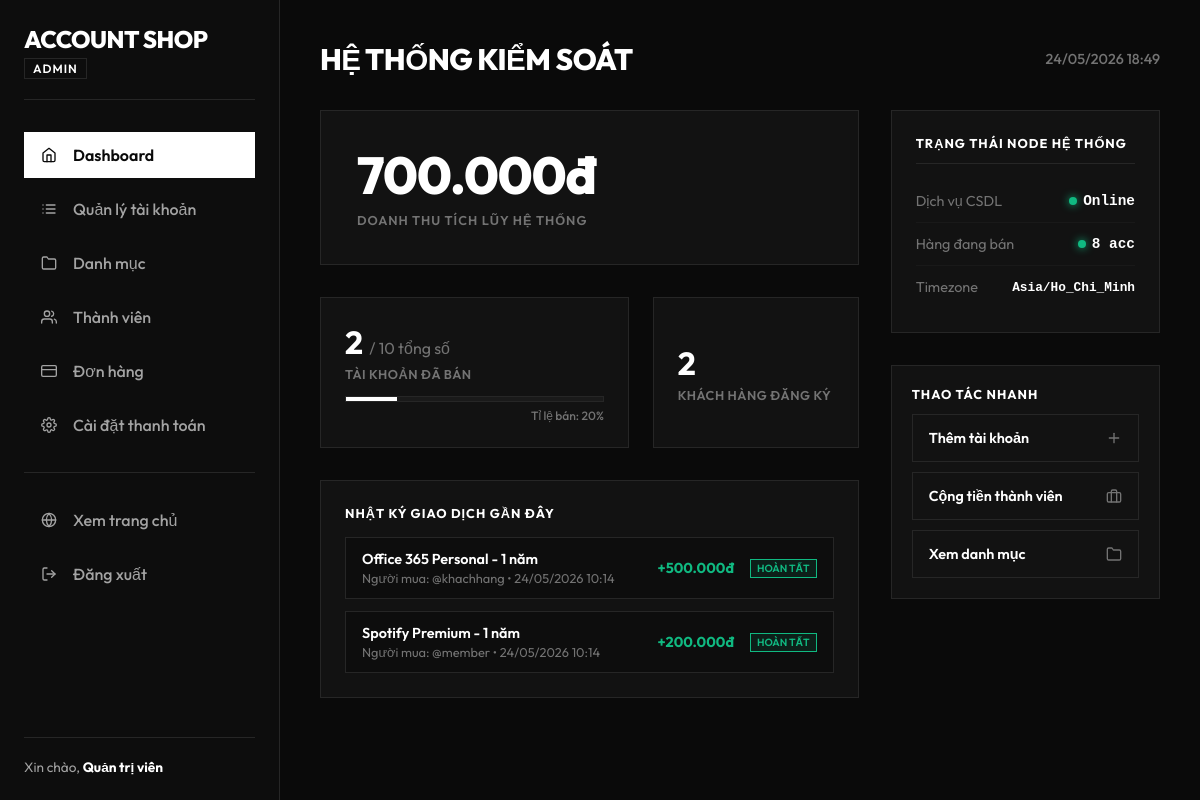
Page /admin/dashboard.php (signed in) on the committed database.
### tables this page shows
CREATE TABLE orders (
  id INT AUTO_INCREMENT PRIMARY KEY,
  user_id INT NOT NULL,
  account_id INT NOT NULL,
  price DECIMAL(15,0) NOT NULL,
  created_at DATETIME DEFAULT CURRENT_TIMESTAMP,
  FOREIGN KEY (user_id) REFERENCES users(id) ON DELETE CASCADE,
  FOREIGN KEY (account_id) REFERENCES accounts(id) ON DELETE CASCADE
);

CREATE TABLE accounts (
  id INT AUTO_INCREMENT PRIMARY KEY,
  name VARCHAR(200) NOT NULL,
  description TEXT,
  price DECIMAL(15,0) NOT NULL DEFAULT 0,
  category_id INT DEFAULT NULL,
  image VARCHAR(255) DEFAULT NULL,
  account_detail TEXT DEFAULT NULL COMMENT 'Thông tin đăng nhập',
  status ENUM('available', 'sold') DEFAULT 'available',
  created_at DATETIME DEFAULT CURRENT_TIMESTAMP,
  updated_at DATETIME DEFAULT CURRENT_TIMESTAMP ON UPDATE CURRENT_TIMESTAMP,
  FOREIGN KEY (category_id) REFERENCES categories(id) ON DELETE SET NULL
);

CREATE TABLE users (
  id INT AUTO_INCREMENT PRIMARY KEY,
  username VARCHAR(50) NOT NULL UNIQUE,
  password VARCHAR(255) NOT NULL,
  fullname VARCHAR(100) NOT NULL,
  role ENUM('admin', 'user') DEFAULT 'user',
  balance DECIMAL(15,0) NOT NULL DEFAULT 0,
  created_at DATETIME DEFAULT CURRENT_TIMESTAMP
);

### admin/dashboard.php (the view, shortened to what this page needs)
<?php
require_once __DIR__ . '/config/db.php';
$totalAccounts = $pdo->query("SELECT COUNT(*) FROM accounts")->fetchColumn();
$availableAccounts = $pdo->query("SELECT COUNT(*) FROM accounts WHERE status='available'")->fetchColumn();
$soldAccounts = $pdo->query("SELECT COUNT(*) FROM accounts WHERE status='sold'")->fetchColumn();
$totalUsers = $pdo->query("SELECT COUNT(*) FROM users WHERE role='user'")->fetchColumn();
$totalRevenue = $pdo->query("SELECT SUM(price) FROM orders")->fetchColumn() ?: 0;
$recentOrders = [];
try {
    $recentOrders = $pdo->query("
        SELECT orders.*, users.username, accounts.name AS account_name
        FROM orders
        JOIN users ON orders.user_id = users.id
        JOIN accounts ON orders.account_id = accounts.id
        ORDER BY orders.id DESC
        LIMIT 5
    ")->fetchAll();
} catch (Exception $e) {
    $recentOrders = [];
}
?>
<!DOCTYPE html>
<html lang="vi">
<head>
    <link rel="stylesheet" href="../assets/admin/css/admin.css">
</head>
<body>
    <div class="admin-layout">
        <?php include __DIR__ . '/sidebar.php'; ?>
        <main class="main-content">
            <header class="topbar">
                <h1>Hệ thống kiểm soát</h1>
                <div class="topbar-info">
                    <span><?= date('d/m/Y H:i') ?></span>
                </div>
            </header>
            <div class="content-body">
                <div class="dashboard-grid">
                    <div class="dashboard-col-main">
                        <div class="hero-stat-card">
                            <div class="hero-number"><?= number_format($totalRevenue, 0, ',', '.') ?>đ</div>
                            <div class="hero-label">Doanh thu tích lũy hệ thống</div>
                        </div>
                        <div class="asym-grid">
                            <div class="asym-card">
                                <div class="asym-number"><?= $soldAccounts ?> <span style="font-size: 1rem; font-weight: normal; color: var(--text-muted);">/ <?= $totalAccounts ?> tổng số</span></div>
                                <div class="asym-label">Tài khoản đã bán</div>
                                <div class="progress-bar-wrapper">
                                    <?php
                                    $salesRate = $totalAccounts > 0 ? round(($soldAccounts / $totalAccounts) * 100, 1) : 0;
                                    ?>
                                    <div class="progress-bar-fill" style="width: <?= $salesRate ?>%;"></div>
                                </div>
                                <div style="font-size: 0.75rem; color: var(--text-muted); margin-top: 6px; text-align: right; font-weight: 500;">
                                    Tỉ lệ bán: <?= $salesRate ?>%
                                </div>
                            </div>
                            <div class="asym-card" style="display: flex; flex-direction: column; justify-content: center;">
                                <div class="asym-number"><?= $totalUsers ?></div>
                                <div class="asym-label">Khách hàng đăng ký</div>
                            </div>
                        </div>
                        <div class="dense-table-card">
                            <div class="dense-table-title">Nhật ký giao dịch gần đây</div>
                            <div class="dense-list">
                                <?php foreach ($recentOrders as $order): ?>
                                    <div class="dense-item">
                                        <div>
                                            <div style="font-weight: 600; color: #ffffff;"><?= htmlspecialchars($order['account_name']) ?></div>
                                            <div class="dense-item-meta">
                                                Người mua: @<?= htmlspecialchars($order['username']) ?> &bull; <?= date('d/m/Y H:i', strtotime($order['created_at'])) ?>
                                            </div>
                                        </div>
                                        <div style="text-align: right; display: flex; align-items: center; gap: 16px;">
                                            <span class="dense-item-price">+<?= number_format($order['price'], 0, ',', '.') ?>đ</span>
                                            <span class="badge badge-green" style="font-size: 0.65rem; padding: 2px 6px;">Hoàn tất</span>
                                        </div>
                                    </div>
                                <?php endforeach; ?>
                            </div>
                        </div>
                    </div>
                    <div class="dashboard-col-side">
                        <div class="telemetry-card">
                            <div class="telemetry-title">Trạng thái node hệ thống</div>
                            <div class="telemetry-row">
                                <span class="telemetry-label">Dịch vụ CSDL</span>
                                <span class="telemetry-value">
                                    <span class="health-dot health-green"></span>Online
                                </span>
                            </div>
                            <div class="telemetry-row">
                                <span class="telemetry-label">Hàng đang bán</span>
                                <span class="telemetry-value">
                                    <?php if ($availableAccounts < 3): ?>
                                        <span class="health-dot health-orange"></span><?= $availableAccounts ?> acc (Thấp)
                                    <?php else: ?>
                                        <span class="health-dot health-green"></span><?= $availableAccounts ?> acc
                                    <?php endif; ?>
                                </span>
                            </div>
                            <div class="telemetry-row">
                                <span class="telemetry-label">Timezone</span>
                                <span class="telemetry-value" style="font-size: 0.8rem;">Asia/Ho_Chi_Minh</span>
                            </div>
                        </div>
                        <div class="telemetry-card" style="padding: 20px;">
                            <div class="telemetry-title" style="margin-bottom: 12px; border-bottom: none; padding-bottom: 0;">Thao tác nhanh</div>
                            <div class="actions-list">
                                <a href="crud/accounts/add.php" class="action-link">
                                    <span>Thêm tài khoản</span>
                                    <svg viewBox="0 0 24 24" width="16" height="16" stroke="currentColor" stroke-width="2" fill="none" stroke-linecap="round" stroke-linejoin="round">
                                        <line x1="12" y1="5" x2="12" y2="19"></line>
                                        <line x1="5" y1="12" x2="19" y2="12"></line>
                                    </svg>
                                </a>
                                <a href="crud/users/list.php" class="action-link">
                                    <span>Cộng tiền thành viên</span>
                                    <svg viewBox="0 0 24 24" width="16" height="16" stroke="currentColor" stroke-width="2" fill="none" stroke-linecap="round" stroke-linejoin="round">
                                        <rect x="2" y="7" width="20" height="14" rx="2" ry="2"></rect>
                                        <path d="M16 21V5a2 2 0 0 0-2-2h-4a2 2 0 0 0-2 2v16"></path>
                                    </svg>
                                </a>
                                <a href="crud/categories/list.php" class="action-link">
                                    <span>Xem danh mục</span>
                                    <svg viewBox="0 0 24 24" width="16" height="16" stroke="currentColor" stroke-width="2" fill="none" stroke-linecap="round" stroke-linejoin="round">
                                        <path d="M22 19a2 2 0 0 1-2 2H4a2 2 0 0 1-2-2V5a2 2 0 0 1 2-2h5l2 3h9a2 2 0 0 1 2 2z"></path>
                                    </svg>
                                </a>
                            </div>
                        </div>
                    </div>
                </div>
            </div>
        </main>
    </div>
</body>
</html>

### admin/sidebar.php (shortened to what this page needs)
<?php
$currentScript = $_SERVER['SCRIPT_NAME'];
$isActiveDashboard = (strpos($currentScript, 'dashboard.php') !== false) ? 'active' : '';
$isActiveAccounts = (strpos($currentScript, 'crud/accounts/') !== false) ? 'active' : '';
$isActiveCategories = (strpos($currentScript, 'crud/categories/') !== false) ? 'active' : '';
$isActiveUsers = (strpos($currentScript, 'crud/users/') !== false) ? 'active' : '';
$isActiveOrders = (strpos($currentScript, 'crud/orders/') !== false) ? 'active' : '';
$isActiveSettings = (strpos($currentScript, 'crud/settings/') !== false) ? 'active' : '';
?>
<aside class="sidebar">
    <div class="sidebar-header">
        <h2>Account Shop</h2>
        <span class="sidebar-role">Admin</span>
    </div>
    <nav class="sidebar-nav">
        <a href="<?= BASE_PATH ?>admin/dashboard.php" class="nav-item <?= $isActiveDashboard ?>">
            <svg viewBox="0 0 24 24" width="16" height="16" stroke="currentColor" stroke-width="2" fill="none" stroke-linecap="round" stroke-linejoin="round">
                <path d="M3 9l9-7 9 7v11a2 2 0 0 1-2 2H5a2 2 0 0 1-2-2z"></path>
                <polyline points="9 22 9 12 15 12 15 22"></polyline>
            </svg>
            <span>Dashboard</span>
        </a>
        <a href="<?= BASE_PATH ?>admin/crud/accounts/list.php" class="nav-item <?= $isActiveAccounts ?>">
            <span>Quản lý tài khoản</span>
        </a>
        <a href="<?= BASE_PATH ?>admin/crud/categories/list.php" class="nav-item <?= $isActiveCategories ?>">
            <svg viewBox="0 0 24 24" width="16" height="16" stroke="currentColor" stroke-width="2" fill="none" stroke-linecap="round" stroke-linejoin="round">
                <path d="M22 19a2 2 0 0 1-2 2H4a2 2 0 0 1-2-2V5a2 2 0 0 1 2-2h5l2 3h9a2 2 0 0 1 2 2z"></path>
            </svg>
            <span>Danh mục</span>
        </a>
        <a href="<?= BASE_PATH ?>admin/crud/users/list.php" class="nav-item <?= $isActiveUsers ?>">
            <span>Thành viên</span>
        </a>
        <a href="<?= BASE_PATH ?>admin/crud/orders/list.php" class="nav-item <?= $isActiveOrders ?>">
            <svg viewBox="0 0 24 24" width="16" height="16" stroke="currentColor" stroke-width="2" fill="none" stroke-linecap="round" stroke-linejoin="round">
                <rect x="1" y="4" width="22" height="16" rx="2" ry="2"></rect>
                <line x1="1" y1="10" x2="23" y2="10"></line>
            </svg>
            <span>Đơn hàng</span>
        </a>
        <a href="<?= BASE_PATH ?>admin/crud/settings/topup.php" class="nav-item <?= $isActiveSettings ?>">
            <span>Cài đặt thanh toán</span>
        </a>
        <hr class="nav-divider">
        <a href="<?= BASE_PATH ?>index.php" class="nav-item" target="_blank">
            <span>Xem trang chủ</span>
        </a>
        <a href="<?= BASE_PATH ?>admin/logout.php" class="nav-item nav-logout">
            <svg viewBox="0 0 24 24" width="16" height="16" stroke="currentColor" stroke-width="2" fill="none" stroke-linecap="round" stroke-linejoin="round">
                <path d="M9 21H5a2 2 0 0 1-2-2V5a2 2 0 0 1 2-2h4"></path>
                <polyline points="16 17 21 12 16 7"></polyline>
                <line x1="21" y1="12" x2="9" y2="12"></line>
            </svg>
            <span>Đăng xuất</span>
        </a>
    </nav>
    <div class="sidebar-footer">
        <p>Xin chào, <strong><?= htmlspecialchars($_SESSION['admin_fullname']) ?></strong></p>
    </div>
</aside>

### assets/admin/css/admin.css (style rules this page uses)
:root { --primary: #ffffff; --primary-hover: #e5e5e5; --primary-light: #262626; --secondary: #737373; --secondary-hover: #525252; --background: #0a0a0a; --sidebar-bg: #0d0d0d; --sidebar-text: #a3a3a3; --sidebar-text-hover: #ffffff; --card-bg: #121212; --text-main: #ffffff; --text-muted: #737373; --border-color: #262626; --success: #10b981; --success-light: rgba(16, 185, 129, 0.1); --danger: #ef4444; --danger-light: rgba(239, 68, 68, 0.1); --warning: #f59e0b; }
* { box-sizing: border-box; margin: 0; padding: 0; border-radius: 0 !important; }
body { font-family: 'Outfit', sans-serif; background-color: var(--background); color: var(--text-main); display: flex; min-height: 100vh; flex-direction: column; }
.admin-layout { display: flex; flex: 1; width: 100%; }
.sidebar { width: 280px; background-color: var(--sidebar-bg); color: var(--sidebar-text); display: flex; flex-direction: column; padding: 24px; border-right: 1px solid var(--border-color); flex-shrink: 0; }
.sidebar-header { margin-bottom: 32px; padding-bottom: 20px; border-bottom: 1px solid var(--border-color); }
.sidebar-header h2 { color: #ffffff; font-size: 1.5rem; font-weight: 800; letter-spacing: -0.5px; text-transform: uppercase; }
.sidebar-role { font-size: 0.75rem; font-weight: 600; text-transform: uppercase; letter-spacing: 1px; border: 1px solid var(--border-color); color: #ffffff; padding: 2px 8px; display: inline-block; margin-top: 4px; }
.sidebar-nav { display: flex; flex-direction: column; gap: 8px; flex: 1; }
.nav-item { display: flex; align-items: center; gap: 12px; padding: 12px 16px; color: var(--sidebar-text); text-decoration: none; font-weight: 500; border: 1px solid transparent; transition: var(--transition); }
.nav-item svg { stroke: var(--sidebar-text); transition: var(--transition); margin-right: 4px; flex-shrink: 0; }
.nav-item.active { color: #0a0a0a; background-color: #ffffff; border-color: #ffffff; font-weight: 600; }
.nav-item.active svg { stroke: #0a0a0a; }
.nav-divider { border: none; border-top: 1px solid var(--border-color); margin: 16px 0; }
.sidebar-footer { padding-top: 20px; border-top: 1px solid var(--border-color); font-size: 0.85rem; }
.sidebar-footer strong { color: #ffffff; }
.main-content { flex: 1; padding: 40px; display: flex; flex-direction: column; overflow-y: auto; max-width: calc(100% - 280px); }
.topbar { display: flex; justify-content: space-between; align-items: center; margin-bottom: 32px; }
.topbar h1 { font-size: 1.85rem; font-weight: 800; color: var(--text-white); letter-spacing: -0.5px; text-transform: uppercase; }
.topbar-info { font-size: 0.9rem; color: var(--text-muted); font-weight: 500; }
.content-body { display: flex; flex-direction: column; gap: 32px; }
.badge { display: inline-block; padding: 4px 10px; font-size: 0.75rem; font-weight: 600; text-transform: uppercase; border: 1px solid transparent; }
.badge-green { background-color: var(--success-light); color: var(--success); border-color: var(--success); }

### rows in the picture
orders: account.name "Office 365 Personal - 1 năm", user.username "khachhang", created_at "24/05/2026 10:14", price "500.000"
orders: account.name "Spotify Premium - 1 năm", user.username "member", created_at "24/05/2026 10:14", price "200.000"

### other values in the picture
$_SESSION['admin_fullname'] "Quản trị viên"
$totalRevenue "700.000"
$soldAccounts "2"
$totalAccounts "10"
$salesRate "20"
$totalUsers "2"
$availableAccounts "8"
